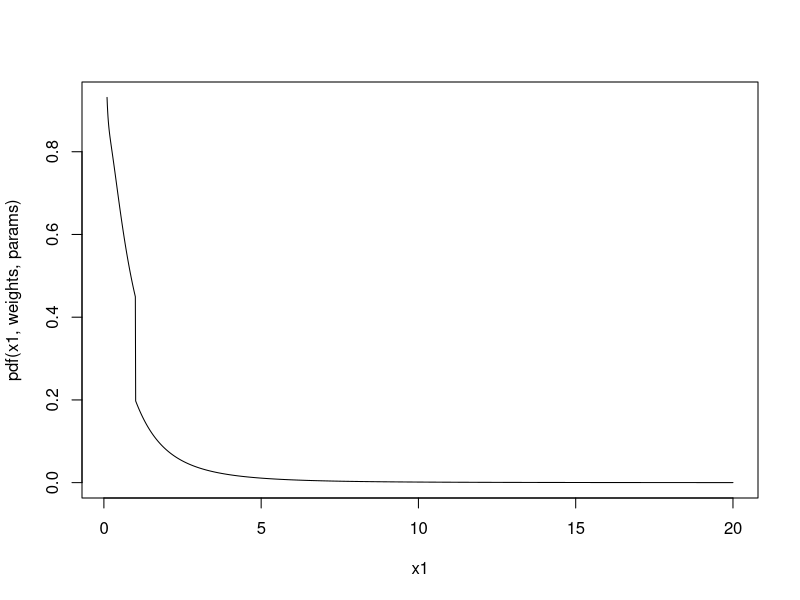
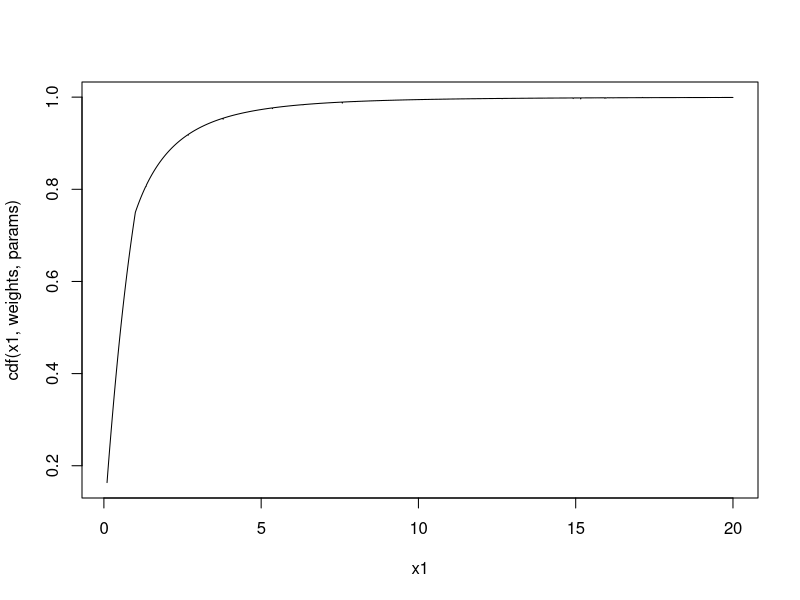
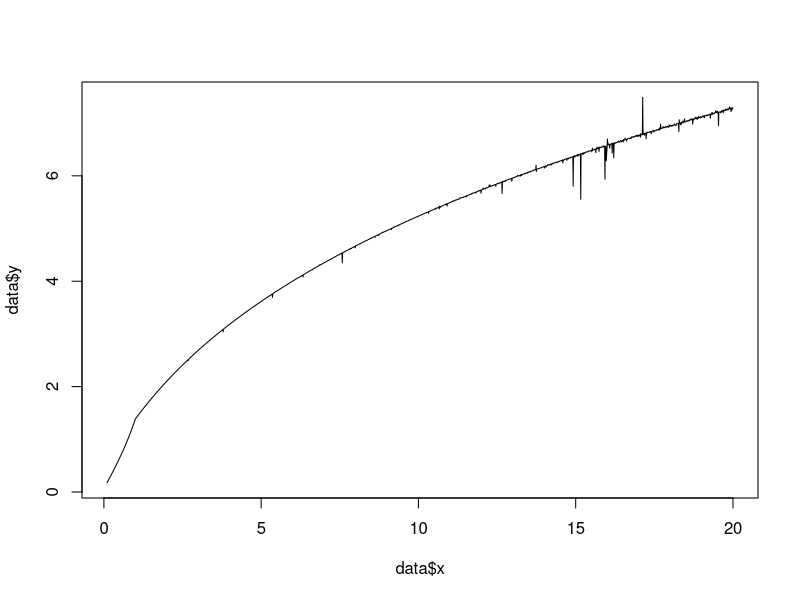

These figures' R source, in order: (Note: this script raises an error after producing the figures.)
pdf <- function(x, weights, params) {
  # Unpack the parameters
  beta_params <- params$beta
  lognormal_params <- params$lognormal
  weibull_params <- params$weibull
  
  # Calculate individual densities
  beta_density <- dbeta(x, beta_params$shape1, beta_params$shape2)
  lognormal_density <- dlnorm(x, lognormal_params$meanlog, lognormal_params$sdlog)
  weibull_density <- dweibull(x, weibull_params$shape, weibull_params$scale)
  
  # Combine densities with weights
  mixture_density <- weights[1] * beta_density + 
    weights[2] * lognormal_density + 
    weights[3] * weibull_density
  
  return(mixture_density)
}

# Define the mixture CDF function
cdf <- function(t, weights, params) {
  sapply(t, function(t_val) {
    integrate(function(x) pdf(x, weights, params), 0, t_val)$value
  })
}


Hazard <- function(t, weights, params) {
  -log(1-cdf(t, weights, params))
}

# Example usage
weights <- c(0.5, 0.5, 0)  # Ensure the weights sum to 1
# Define parameters for each distribution
params <- list(
  beta = list(shape1 = 0.5, shape2 = 1),
  lognormal = list(meanlog = 0, sdlog = 1),
  weibull = list(shape = 1, scale = 1)
)

# Define the range of x values
x1 <- seq(0.1, 20, by = 0.01)

# plot the mix_pdf function
plot(x1,pdf(x1, weights, params),type="line",col=1)
# plot the mix_cdf function
plot(x1,cdf(x1, weights, params),type="line",col=1)

data=data.frame(x=x1,
                y=Hazard(x1, weights, params))
dat<- na.omit(data)
plot(data$x,data$y,type="line",col=1)
##################################################
######## Define the convolution function #########
##################################################
# Define the Laplace distribution function
lap <- function(x, mu, b) {
  return(dlaplace(x,mu,b))
}


convolve_pdf <- function(t, weights, params, mu, b) {
  integrand <- function(x) {
    pdf(x, weights, params) * lap(t - x, mu, b)
  }
  integrate(integrand, -Inf, Inf, subdivisions = 1000)$value
}
x2 <- seq(-10, 20, by = 0.1)
mu <- 0
b <- 0.1
convolve_pdf=splinefun(x2, sapply(x2, convolve_pdf, weights, params, mu, b))

convolve_cdf <- function(t) {
  integrand <- function(x) {
    convolve_pdf(x)
  }
  integrate(integrand, -Inf, t, subdivisions = 1000)$value
}

plot(x2,sapply(x2, convolve_pdf),type="line",col=2)
lines(x1,pdf(x1, weights, params),type="line",col=1)


plot(x2,sapply(x2, convolve_cdf),type="line",col=2)
lines(x1,cdf(x1, weights, params),type="line",col=1)

data=data.frame(x=x1,
                y=Hazard(x1, weights, params))
data<- na.omit(data)
plot(data$x,data$y,type="line",col=1)
lines(x2, -log(1-sapply(x2, convolve_cdf)),type="line",col=2)

